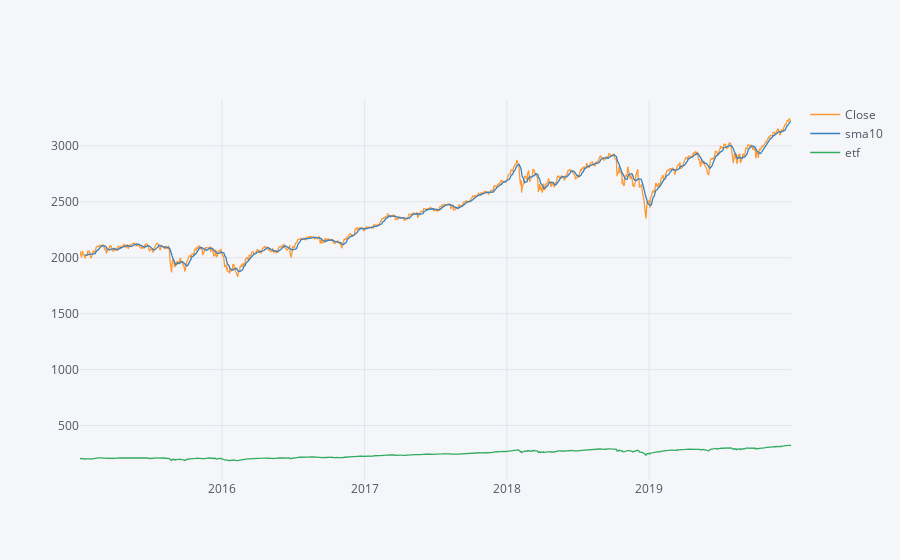

The notebook cell this image was saved under:
### Code cell
spy[['Close','sma10','etf']].iplot(kind='line')

### Figure 1 — Plotly figure (JSON) as saved in the notebook; plotly's stock layout.template omitted (floating-point values rounded to 4 significant figures; data arrays with more than 128 entries replaced by an {"elided": "..."} marker saying what was removed)
{"data": [{"line": {"color": "rgba(255, 153, 51, 1.0)", "dash": "solid", "shape": "linear", "width": 1.3}, "mode": "lines", "name": "Close", "text": "", "type": "scatter", "x": {"elided": "1258 str values"}, "y": {"elided": "1258 float values"}}, {"line": {"color": "rgba(55, 128, 191, 1.0)", "dash": "solid", "shape": "linear", "width": 1.3}, "mode": "lines", "name": "sma10", "text": "", "type": "scatter", "x": {"elided": "1258 str values"}, "y": {"elided": "1258 mixed values"}}, {"line": {"color": "rgba(50, 171, 96, 1.0)", "dash": "solid", "shape": "linear", "width": 1.3}, "mode": "lines", "name": "etf", "text": "", "type": "scatter", "x": {"elided": "1258 str values"}, "y": {"elided": "1258 float values"}}], "layout": {"legend": {"bgcolor": "#F5F6F9", "font": {"color": "#4D5663"}}, "paper_bgcolor": "#F5F6F9", "plot_bgcolor": "#F5F6F9", "title": {"font": {"color": "#4D5663"}}, "xaxis": {"gridcolor": "#E1E5ED", "showgrid": true, "tickfont": {"color": "#4D5663"}, "title": {"font": {"color": "#4D5663"}, "text": ""}, "zerolinecolor": "#E1E5ED"}, "yaxis": {"gridcolor": "#E1E5ED", "showgrid": true, "tickfont": {"color": "#4D5663"}, "title": {"font": {"color": "#4D5663"}, "text": ""}, "zerolinecolor": "#E1E5ED"}}}
